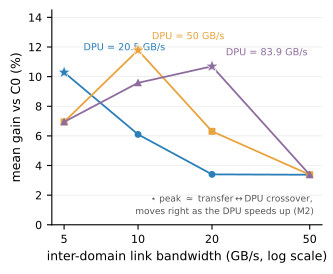

Here is the Python script that generated this plot:
#!/usr/bin/env python3
# fig_bandwidth_bridge_v2.py -- Fig 5 redesign: markers, sequential
# blues (ordered DPU rate), direct peak labels (no legend), starred
# crossovers. No theory curve (M3: no closed form predicts cycles;
# kappa regime-dependent) and no global regime shading (crossover is
# per-line). Anchors: Table V cells, verified 2026-07-15.
import csv, statistics as st
from collections import defaultdict
import fig_style
fig_style.apply()
import matplotlib.pyplot as plt

CSV = "sensitivity_gpd8_results.csv"
OUT = "fig_bandwidth_bridge_v5.pdf"
BWS  = [5, 10, 20, 50]
DPUS = [(20500, fig_style.CARTS_BLUE, "o", "DPU = 20.5 GB/s"),
        (50000, "#E8A33D", "s", "DPU = 50 GB/s"),
        (83900, "#8E6C9E", "^", "DPU = 83.9 GB/s")]
LOCK = {(5,20500):10.3,(5,50000):6.9,(5,83900):6.9,
 (10,20500):6.1,(10,50000):11.8,(10,83900):9.6,
 (20,20500):3.4,(20,50000):6.3,(20,83900):10.7,
 (50,20500):3.4,(50,50000):3.4,(50,83900):3.4}
TOL = 0.05
PEAK = {20500: 5, 50000: 10, 83900: 20}
LBLOFF = {20500: (14, 16), 50000: (10, 8), 83900: (10, 8)}

d = defaultdict(list)
for r in csv.DictReader(open(CSV)):
    d[(int(r["bw_gbs"]), int(r["dpu_bytes_per_us"]))].append(float(r["new_vs_c0"]))
mean = {k: st.mean(v) for k, v in d.items()}
for k, e in LOCK.items():
    assert len(d[k]) == 6 and abs(mean[k] - e) <= TOL, "anchor fail %s" % (k,)
print("all anchors verified -- plotting")

fig, ax = plt.subplots(figsize=(3.5, 2.8))
for dpu, col, mk, lbl in DPUS:
    y = [mean[(b, dpu)] for b in BWS]
    ax.plot(BWS, y, marker=mk, markersize=4, linewidth=1.3,
            color=col, zorder=3)
    pk = PEAK[dpu]
    ax.plot([pk], [mean[(pk, dpu)]], marker="*", markersize=10,
            color=col, markeredgecolor="white", markeredgewidth=0.5,
            zorder=4)
    ax.annotate(lbl, xy=(pk, mean[(pk, dpu)]),
                xytext=LBLOFF[dpu], textcoords="offset points",
                ha="left", fontsize=7, color=col)
ax.set_xscale("log")
ax.set_xticks(BWS); ax.set_xticklabels(["5", "10", "20", "50"])
ax.minorticks_off()
ax.set_xlabel("inter-domain link bandwidth (GB/s, log scale)")
ax.set_ylabel("mean gain vs C0 (%)")
ax.set_ylim(0, 14.5)
ax.annotate("$\\star$ peak $\\approx$ transfer$\\leftrightarrow$DPU crossover,\n"
            "moves right as the DPU speeds up (M2)",
            xy=(0.97, 0.05), xycoords="axes fraction",
            ha="right", fontsize=6.5, color="#555555")
fig.savefig(OUT)
print("wrote", OUT)
